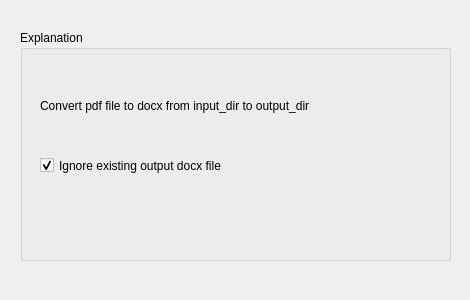
<?xml version="1.0" encoding="UTF-8"?>
<ui version="4.0">
 <class>Form</class>
 <widget class="QWidget" name="Form">
  <property name="geometry">
   <rect>
    <x>0</x>
    <y>0</y>
    <width>470</width>
    <height>300</height>
   </rect>
  </property>
  <property name="windowTitle">
   <string>Form</string>
  </property>
  <widget class="QGroupBox" name="groupBox">
   <property name="geometry">
    <rect>
     <x>20</x>
     <y>30</y>
     <width>431</width>
     <height>231</height>
    </rect>
   </property>
   <property name="title">
    <string>Explanation</string>
   </property>
   <widget class="QLabel" name="Description">
    <property name="geometry">
     <rect>
      <x>20</x>
      <y>60</y>
      <width>431</width>
      <height>31</height>
     </rect>
    </property>
    <property name="text">
     <string>Convert pdf file to docx from input_dir to output_dir</string>
    </property>
    <property name="textFormat">
     <enum>Qt::AutoText</enum>
    </property>
    <property name="alignment">
     <set>Qt::AlignLeading|Qt::AlignLeft|Qt::AlignVCenter</set>
    </property>
    <property name="wordWrap">
     <bool>true</bool>
    </property>
   </widget>
   <widget class="QCheckBox" name="checkBox">
    <property name="geometry">
     <rect>
      <x>20</x>
      <y>120</y>
      <width>231</width>
      <height>31</height>
     </rect>
    </property>
    <property name="text">
     <string>Ignore existing output docx file</string>
    </property>
    <property name="checked">
     <bool>true</bool>
    </property>
   </widget>
  </widget>
 </widget>
 <resources/>
 <connections/>
</ui>
